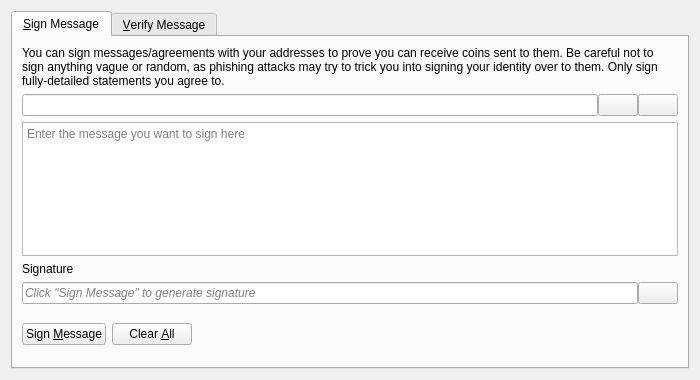
<?xml version="1.0" encoding="UTF-8"?>
<ui version="4.0">
 <class>SignVerifyMessageDialog</class>
 <widget class="QDialog" name="SignVerifyMessageDialog">
  <property name="geometry">
   <rect>
    <x>0</x>
    <y>0</y>
    <width>700</width>
    <height>380</height>
   </rect>
  </property>
  <property name="windowTitle">
   <string>Signatures - Sign / Verify a Message</string>
  </property>
  <property name="modal">
   <bool>true</bool>
  </property>
  <layout class="QVBoxLayout" name="verticalLayout">
   <item>
    <widget class="QTabWidget" name="tabWidget">
     <property name="currentIndex">
      <number>0</number>
     </property>
     <widget class="QWidget" name="tabSignMessage">
      <attribute name="title">
       <string>&amp;Sign Message</string>
      </attribute>
      <layout class="QVBoxLayout" name="verticalLayout_SM">
       <item>
        <widget class="QLabel" name="infoLabel_SM">
         <property name="text">
          <string>You can sign messages/agreements with your addresses to prove you can receive coins sent to them. Be careful not to sign anything vague or random, as phishing attacks may try to trick you into signing your identity over to them. Only sign fully-detailed statements you agree to.</string>
         </property>
         <property name="textFormat">
          <enum>Qt::PlainText</enum>
         </property>
         <property name="wordWrap">
          <bool>true</bool>
         </property>
        </widget>
       </item>
       <item>
        <layout class="QHBoxLayout" name="horizontalLayout_1_SM">
         <property name="spacing">
          <number>0</number>
         </property>
         <item>
          <widget class="QValidatedLineEdit" name="addressIn_SM">
           <property name="toolTip">
            <string>The Russian Bitcoin address to sign the message with</string>
           </property>
          </widget>
         </item>
         <item>
          <widget class="QPushButton" name="addressBookButton_SM">
           <property name="toolTip">
            <string>Choose previously used address</string>
           </property>
           <property name="text">
            <string/>
           </property>
           <property name="icon">
            <iconset resource="../bitcoin.qrc">
             <normaloff>:/icons/address-book</normaloff>:/icons/address-book</iconset>
           </property>
           <property name="shortcut">
            <string>Alt+A</string>
           </property>
           <property name="autoDefault">
            <bool>false</bool>
           </property>
          </widget>
         </item>
         <item>
          <widget class="QPushButton" name="pasteButton_SM">
           <property name="toolTip">
            <string>Paste address from clipboard</string>
           </property>
           <property name="text">
            <string/>
           </property>
           <property name="icon">
            <iconset resource="../bitcoin.qrc">
             <normaloff>:/icons/editpaste</normaloff>:/icons/editpaste</iconset>
           </property>
           <property name="shortcut">
            <string>Alt+P</string>
           </property>
           <property name="autoDefault">
            <bool>false</bool>
           </property>
          </widget>
         </item>
        </layout>
       </item>
       <item>
        <widget class="QPlainTextEdit" name="messageIn_SM">
         <property name="toolTip">
          <string>Enter the message you want to sign here</string>
         </property>
         <property name="placeholderText">
          <string>Enter the message you want to sign here</string>
         </property>
        </widget>
       </item>
       <item>
        <widget class="QLabel" name="signatureLabel_SM">
         <property name="text">
          <string>Signature</string>
         </property>
         <property name="textFormat">
          <enum>Qt::PlainText</enum>
         </property>
        </widget>
       </item>
       <item>
        <layout class="QHBoxLayout" name="horizontalLayout_2_SM">
         <property name="spacing">
          <number>0</number>
         </property>
         <item>
          <widget class="QLineEdit" name="signatureOut_SM">
           <property name="placeholderText">
            <string>Click "Sign Message" to generate signature</string>
           </property>
           <property name="font">
            <font>
             <italic>true</italic>
            </font>
           </property>
           <property name="readOnly">
            <bool>true</bool>
           </property>
          </widget>
         </item>
         <item>
          <widget class="QPushButton" name="copySignatureButton_SM">
           <property name="toolTip">
            <string>Copy the current signature to the system clipboard</string>
           </property>
           <property name="text">
            <string/>
           </property>
           <property name="icon">
            <iconset resource="../bitcoin.qrc">
             <normaloff>:/icons/editcopy</normaloff>:/icons/editcopy</iconset>
           </property>
           <property name="autoDefault">
            <bool>false</bool>
           </property>
          </widget>
         </item>
        </layout>
       </item>
       <item>
        <layout class="QHBoxLayout" name="horizontalLayout_3_SM">
         <item>
          <widget class="QPushButton" name="signMessageButton_SM">
           <property name="toolTip">
            <string>Sign the message to prove you own this Russian Bitcoin address</string>
           </property>
           <property name="text">
            <string>Sign &amp;Message</string>
           </property>
           <property name="icon">
            <iconset resource="../bitcoin.qrc">
             <normaloff>:/icons/edit</normaloff>:/icons/edit</iconset>
           </property>
           <property name="autoDefault">
            <bool>false</bool>
           </property>
          </widget>
         </item>
         <item>
          <widget class="QPushButton" name="clearButton_SM">
           <property name="toolTip">
            <string>Reset all sign message fields</string>
           </property>
           <property name="text">
            <string>Clear &amp;All</string>
           </property>
           <property name="icon">
            <iconset resource="../bitcoin.qrc">
             <normaloff>:/icons/remove</normaloff>:/icons/remove</iconset>
           </property>
           <property name="autoDefault">
            <bool>false</bool>
           </property>
          </widget>
         </item>
         <item>
          <spacer name="horizontalSpacer_1_SM">
           <property name="orientation">
            <enum>Qt::Horizontal</enum>
           </property>
           <property name="sizeHint" stdset="0">
            <size>
             <width>40</width>
             <height>48</height>
            </size>
           </property>
          </spacer>
         </item>
         <item>
          <widget class="QLabel" name="statusLabel_SM">
           <property name="font">
            <font>
             <weight>75</weight>
             <bold>true</bold>
            </font>
           </property>
           <property name="text">
            <string/>
           </property>
           <property name="wordWrap">
            <bool>true</bool>
           </property>
          </widget>
         </item>
         <item>
          <spacer name="horizontalSpacer_2_SM">
           <property name="orientation">
            <enum>Qt::Horizontal</enum>
           </property>
           <property name="sizeHint" stdset="0">
            <size>
             <width>40</width>
             <height>48</height>
            </size>
           </property>
          </spacer>
         </item>
        </layout>
       </item>
      </layout>
     </widget>
     <widget class="QWidget" name="tabVerifyMessage">
      <attribute name="title">
       <string>&amp;Verify Message</string>
      </attribute>
      <layout class="QVBoxLayout" name="verticalLayout_VM">
       <item>
        <widget class="QLabel" name="infoLabel_VM">
         <property name="text">
          <string>Enter the receiver's address, message (ensure you copy line breaks, spaces, tabs, etc. exactly) and signature below to verify the message. Be careful not to read more into the signature than what is in the signed message itself, to avoid being tricked by a man-in-the-middle attack. Note that this only proves the signing party receives with the address, it cannot prove sendership of any transaction!</string>
         </property>
         <property name="textFormat">
          <enum>Qt::PlainText</enum>
         </property>
         <property name="alignment">
          <set>Qt::AlignLeading|Qt::AlignLeft|Qt::AlignTop</set>
         </property>
         <property name="wordWrap">
          <bool>true</bool>
         </property>
        </widget>
       </item>
       <item>
        <layout class="QHBoxLayout" name="horizontalLayout_1_VM">
         <property name="spacing">
          <number>0</number>
         </property>
         <item>
          <widget class="QValidatedLineEdit" name="addressIn_VM">
           <property name="toolTip">
            <string>The Russian Bitcoin address the message was signed with</string>
           </property>
          </widget>
         </item>
         <item>
          <widget class="QPushButton" name="addressBookButton_VM">
           <property name="toolTip">
            <string>Choose previously used address</string>
           </property>
           <property name="text">
            <string/>
           </property>
           <property name="icon">
            <iconset resource="../bitcoin.qrc">
             <normaloff>:/icons/address-book</normaloff>:/icons/address-book</iconset>
           </property>
           <property name="shortcut">
            <string>Alt+A</string>
           </property>
           <property name="autoDefault">
            <bool>false</bool>
           </property>
          </widget>
         </item>
        </layout>
       </item>
       <item>
        <widget class="QPlainTextEdit" name="messageIn_VM">
          <property name="toolTip">
            <string>The signed message to verify</string>
          </property>
          <property name="placeholderText">
            <string>The signed message to verify</string>
          </property>
        </widget>
       </item>
       <item>
        <widget class="QValidatedLineEdit" name="signatureIn_VM">
          <property name="toolTip">
            <string>The signature given when the message was signed</string>
          </property>
          <property name="placeholderText">
            <string>The signature given when the message was signed</string>
          </property>
        </widget>
       </item>
       <item>
        <layout class="QHBoxLayout" name="horizontalLayout_2_VM">
         <item>
          <widget class="QPushButton" name="verifyMessageButton_VM">
           <property name="toolTip">
            <string>Verify the message to ensure it was signed with the specified Russian Bitcoin address</string>
           </property>
           <property name="text">
            <string>Verify &amp;Message</string>
           </property>
           <property name="icon">
            <iconset resource="../bitcoin.qrc">
             <normaloff>:/icons/transaction_0</normaloff>:/icons/transaction_0</iconset>
           </property>
           <property name="autoDefault">
            <bool>false</bool>
           </property>
          </widget>
         </item>
         <item>
          <widget class="QPushButton" name="clearButton_VM">
           <property name="toolTip">
            <string>Reset all verify message fields</string>
           </property>
           <property name="text">
            <string>Clear &amp;All</string>
           </property>
           <property name="icon">
            <iconset resource="../bitcoin.qrc">
             <normaloff>:/icons/remove</normaloff>:/icons/remove</iconset>
           </property>
           <property name="autoDefault">
            <bool>false</bool>
           </property>
          </widget>
         </item>
         <item>
          <spacer name="horizontalSpacer_1_VM">
           <property name="orientation">
            <enum>Qt::Horizontal</enum>
           </property>
           <property name="sizeHint" stdset="0">
            <size>
             <width>40</width>
             <height>48</height>
            </size>
           </property>
          </spacer>
         </item>
         <item>
          <widget class="QLabel" name="statusLabel_VM">
           <property name="font">
            <font>
             <weight>75</weight>
             <bold>true</bold>
            </font>
           </property>
           <property name="text">
            <string/>
           </property>
           <property name="wordWrap">
            <bool>true</bool>
           </property>
          </widget>
         </item>
         <item>
          <spacer name="horizontalSpacer_2_VM">
           <property name="orientation">
            <enum>Qt::Horizontal</enum>
           </property>
           <property name="sizeHint" stdset="0">
            <size>
             <width>40</width>
             <height>48</height>
            </size>
           </property>
          </spacer>
         </item>
        </layout>
       </item>
      </layout>
     </widget>
    </widget>
   </item>
  </layout>
 </widget>
 <customwidgets>
  <customwidget>
   <class>QValidatedLineEdit</class>
   <extends>QLineEdit</extends>
   <header>qt/qvalidatedlineedit.h</header>
  </customwidget>
 </customwidgets>
 <resources>
  <include location="../bitcoin.qrc"/>
 </resources>
 <connections/>
</ui>
